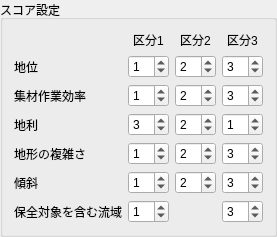
        <widget class="QGroupBox" name="groupBox_5">
         <property name="sizePolicy">
          <sizepolicy hsizetype="Fixed" vsizetype="Preferred">
           <horstretch>0</horstretch>
           <verstretch>0</verstretch>
          </sizepolicy>
         </property>
         <property name="title">
          <string>スコア設定</string>
         </property>
         <layout class="QVBoxLayout" name="verticalLayout_10">
          <item>
           <layout class="QGridLayout" name="gridLayout_3">
            <item row="2" column="0">
             <widget class="QLabel" name="label_16">
              <property name="sizePolicy">
               <sizepolicy hsizetype="Fixed" vsizetype="Preferred">
                <horstretch>0</horstretch>
                <verstretch>0</verstretch>
               </sizepolicy>
              </property>
              <property name="text">
               <string>集材作業効率</string>
              </property>
             </widget>
            </item>
            <item row="1" column="0">
             <widget class="QLabel" name="label_12">
              <property name="sizePolicy">
               <sizepolicy hsizetype="Fixed" vsizetype="Preferred">
                <horstretch>0</horstretch>
                <verstretch>0</verstretch>
               </sizepolicy>
              </property>
              <property name="text">
               <string>地位</string>
              </property>
             </widget>
            </item>
            <item row="3" column="0">
             <widget class="QLabel" name="label_17">
              <property name="sizePolicy">
               <sizepolicy hsizetype="Fixed" vsizetype="Preferred">
                <horstretch>0</horstretch>
                <verstretch>0</verstretch>
               </sizepolicy>
              </property>
              <property name="text">
               <string>地利</string>
              </property>
             </widget>
            </item>
            <item row="0" column="1">
             <widget class="QLabel" name="label_58">
              <property name="text">
               <string>区分1</string>
              </property>
              <property name="alignment">
               <set>Qt::AlignCenter</set>
              </property>
             </widget>
            </item>
            <item row="0" column="3">
             <widget class="QLabel" name="label_61">
              <property name="text">
               <string>区分3</string>
              </property>
              <property name="alignment">
               <set>Qt::AlignCenter</set>
              </property>
             </widget>
            </item>
            <item row="5" column="0">
             <widget class="QLabel" name="label_63">
              <property name="sizePolicy">
               <sizepolicy hsizetype="Fixed" vsizetype="Preferred">
                <horstretch>0</horstretch>
                <verstretch>0</verstretch>
               </sizepolicy>
              </property>
              <property name="text">
               <string>傾斜</string>
              </property>
             </widget>
            </item>
            <item row="4" column="0">
             <widget class="QLabel" name="label_62">
              <property name="sizePolicy">
               <sizepolicy hsizetype="Fixed" vsizetype="Preferred">
                <horstretch>0</horstretch>
                <verstretch>0</verstretch>
               </sizepolicy>
              </property>
              <property name="text">
               <string>地形の複雑さ</string>
              </property>
             </widget>
            </item>
            <item row="0" column="2">
             <widget class="QLabel" name="label_59">
              <property name="text">
               <string>区分2</string>
              </property>
              <property name="alignment">
               <set>Qt::AlignCenter</set>
              </property>
             </widget>
            </item>
            <item row="6" column="0">
             <widget class="QLabel" name="label_64">
              <property name="sizePolicy">
               <sizepolicy hsizetype="Fixed" vsizetype="Preferred">
                <horstretch>0</horstretch>
                <verstretch>0</verstretch>
               </sizepolicy>
              </property>
              <property name="text">
               <string>保全対象を含む流域</string>
              </property>
             </widget>
            </item>
            <item row="1" column="1">
             <widget class="QSpinBox" name="settingsSiteidxScore1Spinbox">
              <property name="sizePolicy">
               <sizepolicy hsizetype="Fixed" vsizetype="Fixed">
                <horstretch>0</horstretch>
                <verstretch>0</verstretch>
               </sizepolicy>
              </property>
              <property name="value">
               <number>1</number>
              </property>
             </widget>
            </item>
            <item row="2" column="1">
             <widget class="QSpinBox" name="settingsCostScore1Spinbox">
              <property name="sizePolicy">
               <sizepolicy hsizetype="Fixed" vsizetype="Fixed">
                <horstretch>0</horstretch>
                <verstretch>0</verstretch>
               </sizepolicy>
              </property>
              <property name="value">
               <number>1</number>
              </property>
             </widget>
            </item>
            <item row="3" column="1">
             <widget class="QSpinBox" name="settingsDistanceScore1Spinbox">
              <property name="sizePolicy">
               <sizepolicy hsizetype="Fixed" vsizetype="Fixed">
                <horstretch>0</horstretch>
                <verstretch>0</verstretch>
               </sizepolicy>
              </property>
              <property name="value">
               <number>3</number>
              </property>
             </widget>
            </item>
            <item row="4" column="1">
             <widget class="QSpinBox" name="settingsShcScore1Spinbox">
              <property name="sizePolicy">
               <sizepolicy hsizetype="Fixed" vsizetype="Fixed">
                <horstretch>0</horstretch>
                <verstretch>0</verstretch>
               </sizepolicy>
              </property>
              <property name="value">
               <number>1</number>
              </property>
             </widget>
            </item>
            <item row="5" column="1">
             <widget class="QSpinBox" name="settingsSlopeScore1Spinbox">
              <property name="sizePolicy">
               <sizepolicy hsizetype="Fixed" vsizetype="Fixed">
                <horstretch>0</horstretch>
                <verstretch>0</verstretch>
               </sizepolicy>
              </property>
              <property name="value">
               <number>1</number>
              </property>
             </widget>
            </item>
            <item row="6" column="1">
             <widget class="QSpinBox" name="settingsSaveareaScore1Spinbox">
              <property name="sizePolicy">
               <sizepolicy hsizetype="Fixed" vsizetype="Fixed">
                <horstretch>0</horstretch>
                <verstretch>0</verstretch>
               </sizepolicy>
              </property>
              <property name="value">
               <number>1</number>
              </property>
             </widget>
            </item>
            <item row="1" column="2">
             <widget class="QSpinBox" name="settingsSiteidxScore2Spinbox">
              <property name="sizePolicy">
               <sizepolicy hsizetype="Fixed" vsizetype="Fixed">
                <horstretch>0</horstretch>
                <verstretch>0</verstretch>
               </sizepolicy>
              </property>
              <property name="value">
               <number>2</number>
              </property>
             </widget>
            </item>
            <item row="2" column="2">
             <widget class="QSpinBox" name="settingsCostScore2Spinbox">
              <property name="sizePolicy">
               <sizepolicy hsizetype="Fixed" vsizetype="Fixed">
                <horstretch>0</horstretch>
                <verstretch>0</verstretch>
               </sizepolicy>
              </property>
              <property name="value">
               <number>2</number>
              </property>
             </widget>
            </item>
            <item row="3" column="2">
             <widget class="QSpinBox" name="settingsDistanceScore2Spinbox">
              <property name="sizePolicy">
               <sizepolicy hsizetype="Fixed" vsizetype="Fixed">
                <horstretch>0</horstretch>
                <verstretch>0</verstretch>
               </sizepolicy>
              </property>
              <property name="value">
               <number>2</number>
              </property>
             </widget>
            </item>
            <item row="4" column="2">
             <widget class="QSpinBox" name="settingsShcScore2Spinbox">
              <property name="sizePolicy">
               <sizepolicy hsizetype="Fixed" vsizetype="Fixed">
                <horstretch>0</horstretch>
                <verstretch>0</verstretch>
               </sizepolicy>
              </property>
              <property name="value">
               <number>2</number>
              </property>
             </widget>
            </item>
            <item row="5" column="2">
             <widget class="QSpinBox" name="settingsSlopeScore2Spinbox">
              <property name="sizePolicy">
               <sizepolicy hsizetype="Fixed" vsizetype="Fixed">
                <horstretch>0</horstretch>
                <verstretch>0</verstretch>
               </sizepolicy>
              </property>
              <property name="value">
               <number>2</number>
              </property>
             </widget>
            </item>
            <item row="1" column="3">
             <widget class="QSpinBox" name="settingsSiteidxScore3Spinbox">
              <property name="sizePolicy">
               <sizepolicy hsizetype="Fixed" vsizetype="Fixed">
                <horstretch>0</horstretch>
                <verstretch>0</verstretch>
               </sizepolicy>
              </property>
              <property name="value">
               <number>3</number>
              </property>
             </widget>
            </item>
            <item row="2" column="3">
             <widget class="QSpinBox" name="settingsCostScore3Spinbox">
              <property name="sizePolicy">
               <sizepolicy hsizetype="Fixed" vsizetype="Fixed">
                <horstretch>0</horstretch>
                <verstretch>0</verstretch>
               </sizepolicy>
              </property>
              <property name="value">
               <number>3</number>
              </property>
             </widget>
            </item>
            <item row="3" column="3">
             <widget class="QSpinBox" name="settingsDistanceScore3Spinbox">
              <property name="sizePolicy">
               <sizepolicy hsizetype="Fixed" vsizetype="Fixed">
                <horstretch>0</horstretch>
                <verstretch>0</verstretch>
               </sizepolicy>
              </property>
              <property name="value">
               <number>1</number>
              </property>
             </widget>
            </item>
            <item row="4" column="3">
             <widget class="QSpinBox" name="settingsShcScore3Spinbox">
              <property name="sizePolicy">
               <sizepolicy hsizetype="Fixed" vsizetype="Fixed">
                <horstretch>0</horstretch>
                <verstretch>0</verstretch>
               </sizepolicy>
              </property>
              <property name="value">
               <number>3</number>
              </property>
             </widget>
            </item>
            <item row="5" column="3">
             <widget class="QSpinBox" name="settingsSlopeScore3Spinbox">
              <property name="sizePolicy">
               <sizepolicy hsizetype="Fixed" vsizetype="Fixed">
                <horstretch>0</horstretch>
                <verstretch>0</verstretch>
               </sizepolicy>
              </property>
              <property name="value">
               <number>3</number>
              </property>
             </widget>
            </item>
            <item row="6" column="3">
             <widget class="QSpinBox" name="settingsSaveareaScore2Spinbox">
              <property name="sizePolicy">
               <sizepolicy hsizetype="Fixed" vsizetype="Fixed">
                <horstretch>0</horstretch>
                <verstretch>0</verstretch>
               </sizepolicy>
              </property>
              <property name="value">
               <number>3</number>
              </property>
             </widget>
            </item>
           </layout>
          </item>
         </layout>
        </widget>
